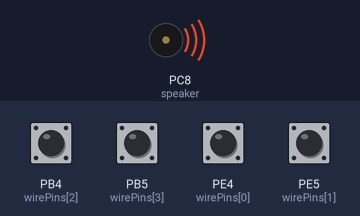
A sketch run on a simulated STM32 Blue Pill. On the bench: buzzer (waves = sounding). The test bench sets the inputs (shaded band); at power-on: PB4 (wirePins[2]), PB5 (wirePins[3]), PE4 (wirePins[0]), PE5 (wirePins[1]) HIGH. Random numbers use the default seed unless the sketch sets one.

Above: at 0.18 s.
At 3.5 s:
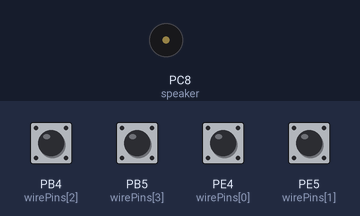
Timing chart, 0 to 5.0 s (numbered marks = the images above):
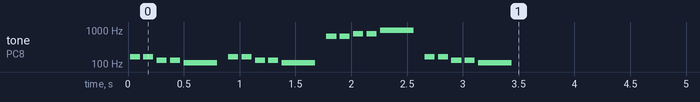

Measured:
- by itself, tone on PC8 (speaker): plays 165 Hz for 0.09 s, 165 Hz for 0.09 s, 131 Hz for 0.09 s, 131 Hz for 0.09 s, 110 Hz for 0.30 s, 165 Hz for 0.09 s … (20 notes in this stretch)

The sketch:

WireGame.ino
```cpp
#include "pitches.h"
HardwareSerial Serial2(PA3, PA2);

// Wire game pins
const int wirePins[4] = {PE4, PE5, PB4, PB5}; // array for digital pins connected to pull-wires

// Wire game variables
int correctWire; // initialize variable for randomly generated correct wire
bool wirePulled[4]; // array to keep track of which wires have been pulled

//Helper variables
unsigned long printTimer;
unsigned long currentTime;
int wiresReplaced = 0;

//For debugging
void printWireStatus(){
  Serial2.print("Correct wire:");
  Serial2.println(correctWire);

  Serial2.println("Wire signals:");
    for (int i = 0; i < 4; i++){
      Serial2.print("Wire ");
      Serial2.print(i);
      Serial2.print(": ");
      Serial2.println(digitalRead(wirePins[i]));
    }

    Serial2.println("Wire pulled statuses:");
    for (int i = 0; i < 4; i++){
      Serial2.print("Wire ");
      Serial2.print(i);
      Serial2.print(": ");
      Serial2.println(wirePulled[i]);
    }
}

bool wireGame(){
  correctWire = random(0, 4);

  // Debugging
  Serial2.print("Game started. Pull correct wire to win. Correct wire: ");
  Serial2.println(correctWire + 1);

  bool snippingWires = true;
  bool replacingWires = true;

  printTimer = millis();
  while (snippingWires){
    for (int i = 0; i < 4; i++){
      //If wire pulled but not updated yet
      if (digitalRead(wirePins[i]) == HIGH && wirePulled[i] == false){
        wirePulled[i] = true;

        if (i == correctWire){
          Serial2.println("Correct wire Pulled");
          snippingWires = false;
          correctWireSound();
        }
        else{
          Serial2.println("Wrong wire pulled");
          wrongWireSound();
          //Send signal to subtract time
        }
      }
    }
    // Print wire status every 2 seconds for debugging
    currentTime = millis();
    if (currentTime - printTimer > 2000){
      printTimer = millis();
      printWireStatus();
    }
  }

  Serial2.println("Pulling phase done");

  Serial2.println("Replace time");

  printTimer = millis();
  while (replacingWires){
    wiresReplaced = 0;
    for (int i = 0; i < 4; i++){
      //Print when unplugged wire gets replaced
      if (digitalRead(wirePins[i]) == LOW && wirePulled[i] == true){
        Serial2.print("Wire ");
        Serial2.print(i);
        Serial2.print(" replaced");
      }
      if (digitalRead(wirePins[i]) == LOW){
        wirePulled[i] = false;
        wiresReplaced++;
      }
    }
    if (wiresReplaced == 4){
      replacingWires = false;
    }
    //debugging
    currentTime = millis();
    if (currentTime - printTimer > 2000){
      printTimer = millis();
      printWireStatus();
    }
  }

  Serial2.println("Wire game completed");
  song3();
  return true;
}


void setup() {
  Serial2.begin(115200);
  printWireStatus();

  for (int i = 0; i < 4; i++) {
    pinMode(wirePins[i], INPUT_PULLUP);
    wirePulled[i] = false;
    Serial2.print("Wire ");
    Serial2.print(i);
    Serial2.print(" state: ");
    //Serial.println(digitalRead(wirePins[i]));
  }
  randomSeed(micros());

}

void loop() {
  wireGame();
}
```

pitches.h
```cpp
/*************************************************
 * Public Constants
 *************************************************/

#define NOTE_B0  31
#define NOTE_C1  33
#define NOTE_CS1 35
#define NOTE_D1  37
#define NOTE_DS1 39
#define NOTE_E1  41
#define NOTE_F1  44
#define NOTE_FS1 46
#define NOTE_G1  49
#define NOTE_GS1 52
#define NOTE_A1  55
#define NOTE_AS1 58
#define NOTE_B1  62
#define NOTE_C2  65
#define NOTE_CS2 69
#define NOTE_D2  73
#define NOTE_DS2 78
#define NOTE_E2  82
#define NOTE_F2  87
#define NOTE_FS2 93
#define NOTE_G2  98
#define NOTE_GS2 104
#define NOTE_A2  110
#define NOTE_AS2 117
#define NOTE_B2  123
#define NOTE_C3  131
#define NOTE_CS3 139
#define NOTE_D3  147
#define NOTE_DS3 156
#define NOTE_E3  165
#define NOTE_F3  175
#define NOTE_FS3 185
#define NOTE_G3  196
#define NOTE_GS3 208
#define NOTE_A3  220
#define NOTE_AS3 233
#define NOTE_B3  247
#define NOTE_C4  262
#define NOTE_CS4 277
#define NOTE_D4  294
#define NOTE_DS4 311
#define NOTE_E4  330
#define NOTE_F4  349
#define NOTE_FS4 370
#define NOTE_G4  392
#define NOTE_GS4 415
#define NOTE_A4  440
#define NOTE_AS4 466
#define NOTE_B4  494
#define NOTE_C5  523
#define NOTE_CS5 554
#define NOTE_D5  587
#define NOTE_DS5 622
#define NOTE_E5  659
#define NOTE_F5  698
#define NOTE_FS5 740
#define NOTE_G5  784
#define NOTE_GS5 831
#define NOTE_A5  880
#define NOTE_AS5 932
#define NOTE_B5  988
#define NOTE_C6  1047
#define NOTE_CS6 1109
#define NOTE_D6  1175
#define NOTE_DS6 1245
#define NOTE_E6  1319
#define NOTE_F6  1397
#define NOTE_FS6 1480
#define NOTE_G6  1568
#define NOTE_GS6 1661
#define NOTE_A6  1760
#define NOTE_AS6 1865
#define NOTE_B6  1976
#define NOTE_C7  2093
#define NOTE_CS7 2217
#define NOTE_D7  2349
#define NOTE_DS7 2489
#define NOTE_E7  2637
#define NOTE_F7  2794
#define NOTE_FS7 2960
#define NOTE_G7  3136
#define NOTE_GS7 3322
#define NOTE_A7  3520
#define NOTE_AS7 3729
#define NOTE_B7  3951
#define NOTE_C8  4186
#define NOTE_CS8 4435
#define NOTE_D8  4699
#define NOTE_DS8 4978


const int speaker = PC8;
int NOTE_DUR = 30; // NOT TRANSFERRED
// Speaker functions

void play(int note, int dur) {
  tone(speaker, note);
  delay(dur * NOTE_DUR);
  noTone(speaker);
  delay(dur * NOTE_DUR / 3);
}


void playTone(int tone, int duration) {
  for (long i = 0; i < duration * 100L; i += tone * 2) {
    digitalWrite(speaker, HIGH);
    delayMicroseconds(tone);
    digitalWrite(speaker, LOW);
    delayMicroseconds(tone);
  }
}


void wrongWireSound(){
  play(NOTE_E3, 3);
  play(NOTE_E3, 3);
  play(NOTE_C3, 3);
  play(NOTE_C3, 3);
  play(NOTE_A2, 10);
}

void correctWireSound() {
  play(NOTE_E5, 3);
  play(NOTE_E5, 3);
  play(NOTE_G5, 3);
  play(NOTE_G5, 3);
  play(NOTE_B5, 10);
}

void successSound() {
  play(NOTE_E4, 1);
  play(NOTE_G4, 1);
  play(NOTE_C5, 2);
}

void resetSound() {
  play(NOTE_D5, 2);
  play(NOTE_E5, 2);
  play(NOTE_F5, 2);
  play(NOTE_G5, 4);
  //play(NOTE_F5, 2);
}

void failureSound() {
  play(NOTE_C3, 3);
  play(NOTE_E3, 2);
  play(NOTE_A3, 1);
}


void song3() {
  play(NOTE_DS4, 2);
  play(NOTE_E4, 2);
  play(NOTE_F4, 5);
  play(NOTE_F4, 2);
  play(NOTE_FS4, 2);
  play(NOTE_G4, 5);
  play(NOTE_G4, 2);
  play(NOTE_GS4, 2);
  play(NOTE_A4, 5);
  play(NOTE_C5, 9);
}
```
